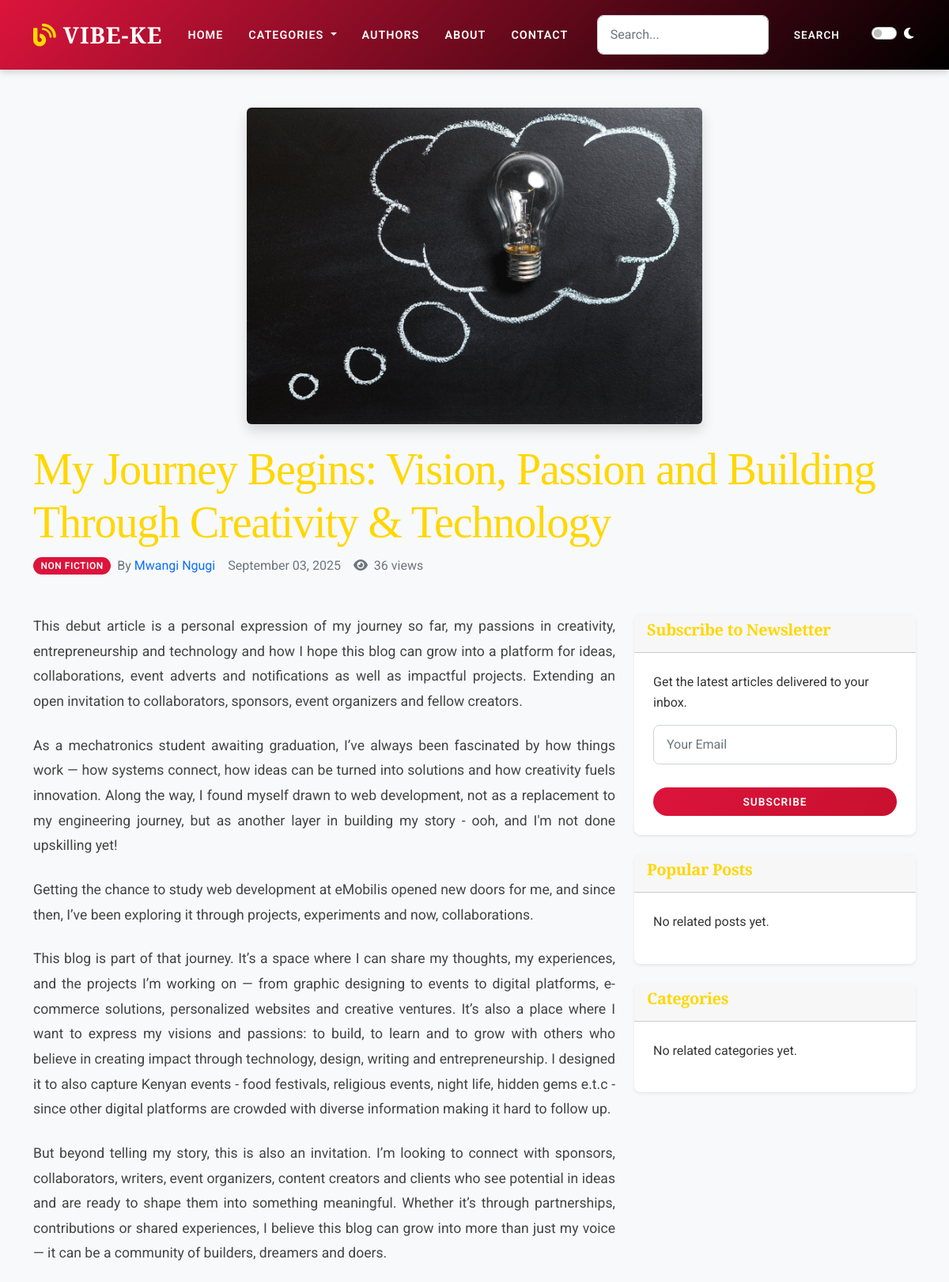
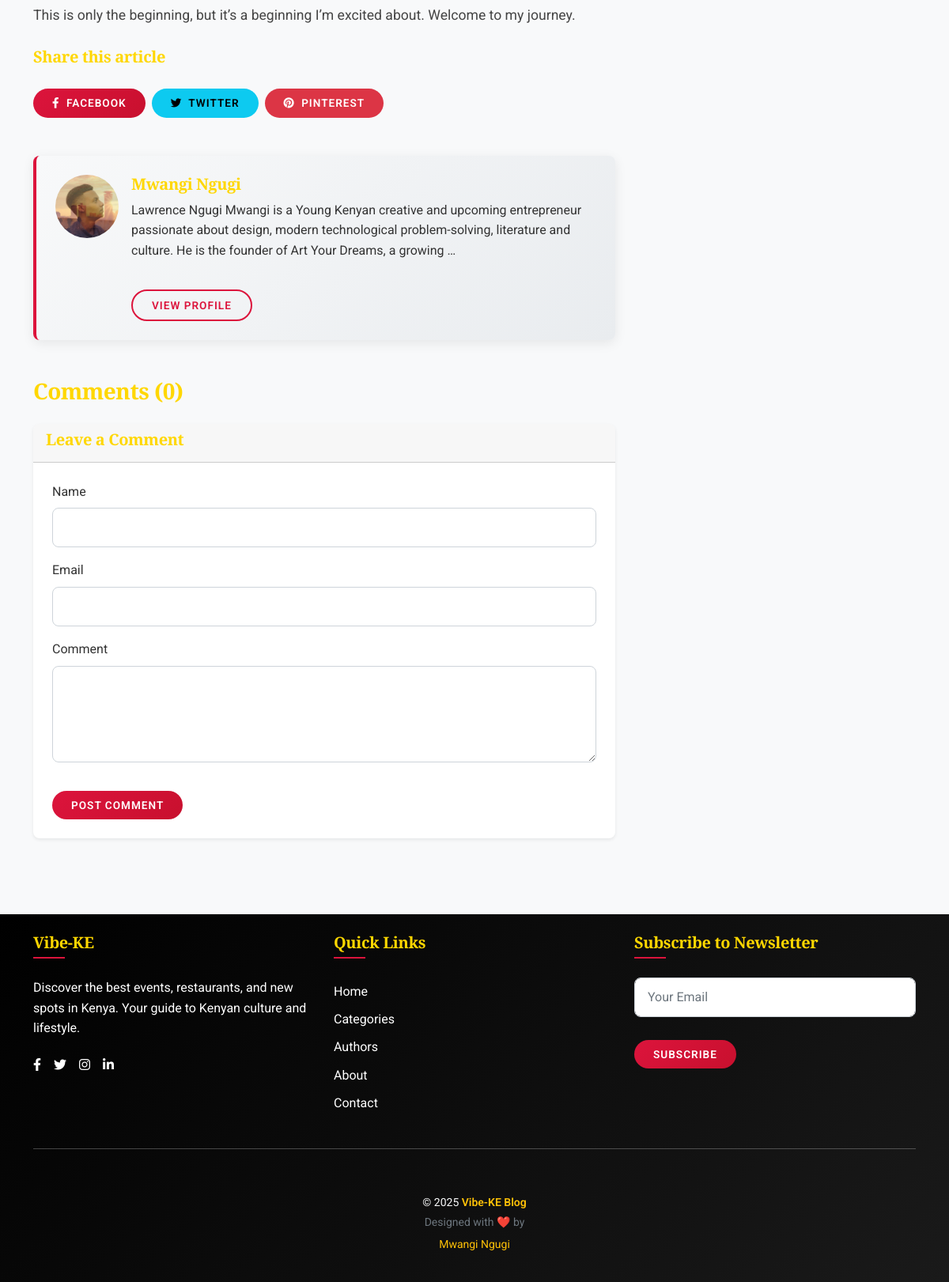
/article/vision-passion-and-building-through-creativity-technology/, run on the app's committed database (2 pictures, top to bottom).
### articles/models.py (models this page shows, shortened)
class Article(models.Model):
    title = models.CharField(max_length=200)
    slug = models.SlugField(max_length=200, unique=True, blank=True)
    excerpt = models.TextField(blank=True, help_text="Short summary of the article")
    content = models.TextField(help_text="Main content of the article")
    author = models.ForeignKey(Author, on_delete=models.CASCADE, related_name='articles')
    category = models.ForeignKey(Category, on_delete=models.CASCADE, related_name='articles')
    featured_image = models.ImageField(upload_to='articles/images/', blank=True, null=True)
    is_featured = models.BooleanField(default=False, help_text="Is this a featured article?")
    is_published = models.BooleanField(default=False, help_text="Is this article published?")
    published_date = models.DateTimeField(blank=True, null=True, help_text="Date when published")
    created_date = models.DateTimeField(auto_now_add=True)
    updated_date = models.DateTimeField(auto_now=True)
    view_count = models.PositiveIntegerField(default=0, help_text="Number of views")
    class Meta:
        ordering = ['-created_date']
        verbose_name_plural = "Articles"
    def save(self, *args, **kwargs):
        if not self.slug:
            self.slug = slugify(self.title)
        super().save(*args, **kwargs)
    def get_related_articles(self, count=3):
        return Article.objects.filter(
            category=self.category,
            is_published=True
        ).exclude(id=self.id)[:count]

### categories/models.py (models this page shows, shortened)
class Category(models.Model):
    name = models.CharField(max_length=100, unique=True)
    slug = models.SlugField(max_length=100, unique=True, blank=True)
    description = models.TextField(blank=True, help_text="Description of the category")
    icon = models.CharField(max_length=50, blank=True, help_text="Icon class for UI representation (e.g., fas fa-utensils)")
    order = models.IntegerField(default=0, help_text="Display order (lower numbers first)")
    is_active = models.BooleanField(default=True)
    created_date = models.DateTimeField(auto_now_add=True)
    updated_date = models.DateTimeField(auto_now=True)
    class Meta:
        verbose_name_plural = "Categories"
        ordering = ['order', 'name']

### authors/models.py (models this page shows, shortened)
class Author(AbstractUser):
    bio = models.TextField(blank=True, help_text="Author's biography")
    profile_image = models.ImageField(upload_to='authors/profiles/', blank=True, null=True)
    date_joined = models.DateTimeField(auto_now_add=True)
    is_active = models.BooleanField(default=True)
    def get_absolute_url(self):
        return reverse('authors:author_detail', kwargs={'pk': self.pk})

### articles/views.py (the view)
# urls.py: path('article/<slug:slug>/', views.article_detail, name='article_detail'),
def article_detail(request, slug):
    article = get_object_or_404(Article, slug=slug, is_published=True)
    related_articles = article.get_related_articles()
    article.view_count += 1
    article.save(update_fields=['view_count'])
    x_forwarded_for = request.META.get('HTTP_X_FORWARDED_FOR')
    if x_forwarded_for:
        ip_address = x_forwarded_for.split(',')[0]
    else:
        ip_address = request.META.get('REMOTE_ADDR')
    user_agent = request.META.get('HTTP_USER_AGENT', '')
    ArticleView.objects.create(
        article=article,
        ip_address=ip_address,
        user_agent=user_agent
    )
    approved_comments = article.comments.filter(is_approved=True)
    approved_comments_count = approved_comments.count()
    popular_posts = (
        article.category.articles.filter(is_published=True)
        .exclude(id=article.id)[:3]  # Exclude current article, limit 3
    )
    context = {
        'article': article,
        'related_articles': related_articles,
        'approved_comments': approved_comments,
        'approved_comments_count': approved_comments_count,
        'popular_posts': popular_posts,
    }
    return render(request, "articles/article_detail.html", context)

### templates/articles/article_detail.html (shortened to what this page needs)
{% extends 'base.html' %}  {% block content %}
<article class="py-5">
  <div class="container">
    <header class="mb-5">
      {% if article.featured_image %}
      <div class="text-center mb-4">
        <img
          src="{{ article.featured_image.url }}"
          class="img-fluid rounded shadow"
          alt="{{ article.title }}"
          style="max-height: 400px; object-fit: cover"
        />
      </div>
      {% endif %}
      <h1 class="display-4">{{ article.title }}</h1>
      <div class="d-flex flex-wrap align-items-center text-muted mb-3">
        <span class="badge bg-primary me-2">{{ article.category.name }}</span>
        <span class="me-3"
          >By
          <a href="{{ article.author.get_absolute_url }}"
            >{{ article.author.get_full_name }}</a
          ></span
        >
        <span class="me-3">{{ article.published_date|date:"F d, Y" }}</span>
        <span
          ><i class="fas fa-eye me-1"></i> {{ article.view_count }} views</span
        >
      </div>
    </header>
    <div class="row">
      <div class="col-lg-8">
        <div class="article-content">{{ article.excerpt|linebreaks }}</div>
        <div class="article-content">{{ article.content|linebreaks }}</div>
        <div class="mt-4">
          <h5>Share this article</h5>
          <div class="d-flex">
            <a href="#" class="btn btn-primary me-2"
              ><i class="fab fa-facebook-f me-1"></i> Facebook</a
            >
            <a href="#" class="btn btn-info me-2"
              ><i class="fab fa-twitter me-1"></i> Twitter</a
            >
            <a href="#" class="btn btn-danger"
              ><i class="fab fa-pinterest me-1"></i> Pinterest</a
            >
          </div>
        </div>
        <div class="card my-5 author-bio-card">
          <div class="card-body">
            <div class="d-flex">
              {% if article.author.profile_image %}
              <img
                src="{{ article.author.profile_image.url }}"
                class="rounded-circle me-3"
                alt="{{ article.author.get_full_name }}"
                style="width: 80px; height: 80px; object-fit: cover"
              />
              {% endif %}
              <div>
                <h5 class="card-title">{{ article.author.get_full_name }}</h5>
                <p class="card-text">
                  {{ article.author.bio|truncatewords:30 }}
                </p>
                <a
                  href="{{ article.author.get_absolute_url }}"
                  class="btn btn-outline-primary btn-sm"
                  >View Profile</a
                >
              </div>
            </div>
          </div>
        </div>
        <div id="comments" class="my-5">
          <h3>Comments ({{ approved_comments_count }})</h3>
          <div class="card mt-4 shadow-sm">
            <div class="card-header">
              <h5>Leave a Comment</h5>
            </div>
            <div class="card-body">
              <form
                action="{% url 'comments:add_comment' article.slug %}"
                method="post"
              >
                <div class="mb-3">
                  <label for="name" class="form-label">Name</label>
                  <input
                    type="text"
                    class="form-control"
                    id="name"
                    name="name"
                    required
                  />
                </div>
                <div class="mb-3">
                  <label for="email" class="form-label">Email</label>
                  <input
                    type="email"
                    class="form-control"
                    id="email"
                    name="email"
                    required
                  />
                </div>
                <div class="mb-3">
                  <label for="content" class="form-label">Comment</label>
                  <textarea
                    class="form-control"
                    id="content"
                    name="content"
                    rows="4"
                    required
                  ></textarea>
                </div>
                <button type="submit" class="btn btn-primary">
                  Post Comment
                </button>
              </form>
            </div>
          </div>
        </div>
      </div>
      <div class="col-lg-4">
        <div class="sticky-top" style="top: 100px">
          <div class="card mb-4 shadow-sm">
            <div class="card-header">
              <h5>Subscribe to Newsletter</h5>
            </div>
            <div class="card-body">
              <p>Get the latest articles delivered to your inbox.</p>
              <form action="{% url 'newsletter:subscribe' %}" method="post">
                <div class="mb-2">
                  <input
                    type="email"
                    name="email"
                    class="form-control"
                    placeholder="Your Email"
                    required
                  />
                </div>
                <button type="submit" class="btn btn-primary w-100">
                  Subscribe
                </button>
              </form>
            </div>
          </div>
          <div class="card mb-4 shadow-sm">
            <div class="card-header">
              <h5>Popular Posts</h5>
            </div>
            <div class="card-body">
              {% for popular_article in popular_posts %}
              <div class="d-flex mb-3">
                {% if popular_article.featured_image %}
                <img
                  src="{{ popular_article.featured_image.url }}"
                  class="me-2"
                  alt="{{ popular_article.title }}"
                  style="width: 60px; height: 60px; object-fit: cover"
                />
                {% endif %}
                <div>
                  <h6 class="mb-0">
                    <a href="{{ popular_article.get_absolute_url }}"
                      >{{ popular_article.title|truncatewords:6 }}</a
                    >
                  </h6>
                  <small class="text-muted"
                    >{{ popular_article.published_date|date:"M d, Y" }}</small
                  >
                </div>
              </div>
              {% empty %}
              <p>No related posts yet.</p>
              {% endfor %}
            </div>
          </div>
          <div class="card shadow-sm">
            <div class="card-header">
              <h5>Categories</h5>
            </div>
            <div class="card-body">
              <div class="d-flex flex-wrap">
                {% for category in categories %}
                <a
                  href="{{ category.get_absolute_url }}"
                  class="btn btn-outline-primary btn-sm m-1"
                  >{{ category.name }}</a
                >
                {% empty %}
                <p>No related categories yet.</p>
                {% endfor %}
              </div>
            </div>
          </div>
        </div>
      </div>
    </div>
  </div>
</article>
{% endblock %}

### blog/static/css/custom/style.css (style rules this page uses)
:root { --kenyan-red: #dc143c; --kenyan-green: #006400; --kenyan-black: #000000; --kenyan-white: #ffffff; --kenyan-beige: #f5deb3; --kenyan-brown: #8b4513; --kenyan-gold: #ffd700; }
body { font-family: "Roboto", "Helvetica Neue", Arial, sans-serif; line-height: 1.6; background-color: #f8f9fa; color: #333; }
a { text-decoration: none; }
h1, h2, h3, h4, h5, h6 { font-family: "Playfair Display", "Georgia", serif; font-weight: 700; color: var(--kenyan-gold); letter-spacing: -0.02em; }
h1, h2 { color: var(--kenyan-gold) !important; }
.card { transition: all 0.4s cubic-bezier(0.175, 0.885, 0.32, 1.275); border: none; background: #fff; border-radius: 8px; box-shadow: 0 4px 15px rgba(0, 0, 0, 0.08); overflow: hidden; margin-bottom: 1.5rem; }
.card-body { padding: 1.5rem; }
.btn { font-weight: 600; border-radius: 50px; padding: 0.5rem 1.5rem; text-transform: uppercase; letter-spacing: 1px; font-size: 0.85rem; transition: all 0.3s ease; border: none; margin-top: 1.5em; box-shadow: none; }
.btn-primary { background: linear-gradient(135deg, var(--kenyan-red) 0%, #c8102e 100%); color: white; z-index: 1000; }
.btn-outline-primary { border: 2px solid var(--kenyan-red); color: var(--kenyan-red); --bs-btn-hover-border-color: transparent; --bs-btn-active-border-color: transparent; --bs-btn-active-bg: var(--kenyan-gold); }
.article-content { font-size: 1.1rem; line-height: 1.8; color: #444; }
.article-content p { margin-bottom: 1.5rem; text-align: justify; }
.author-bio-card { background: linear-gradient(135deg, #f8f9fa 0%, #e9ecef 100%); border-left: 4px solid var(--kenyan-red); }
.form-control { border-radius: 8px; padding: 0.75rem 1rem; border: 1px solid #ced4da; transition: all 0.3s ease; }
.badge { font-weight: 600; border-radius: 50px; padding: 0.4em 0.8em; text-transform: uppercase; letter-spacing: 0.5px; font-size: 0.75rem; }
.badge.bg-primary { background-color: var(--kenyan-red) !important; }
.bg-primary { background-color: var(--kenyan-red) !important; }

### blog/static/css/custom/dark-mode.css (style rules this page uses)
:root { --dark-bg: #121212; --dark-card-bg: #1e1e1e; --dark-text: #e0e0e0; --dark-text-secondary: #b0b0b0; --dark-border: #333; --dark-primary: #fda10d; --dark-primary-hover: #fda10d; }

### data on the page
Article: featured_image (picture), title "My Journey Begins: Vision, Passion and Building Through Creativity & Technology", category.name "NON FICTION", author.get_full_name "Mwangi Ngugi", published_date "September 03, 2025", view_count "36", excerpt "This debut article is a personal expression of my journey so far, my passions in creativity, entrepreneurship and technology and how I hope this blog can grow into a platform for ideas, collaborations, event adverts and notifications as well as impactful projects. Extending an open invitation to collaborators, sponsors, event organizers and fellow creators.", content "As a mechatronics student awaiting graduation, I’ve always been fascinated by how things work — how systems connect, how ideas can be turned into solutions and how creativity fuels innovation. Along the way, I found myself drawn to web development, not as a replacement to my engineering journey, but as another layer in building my story - ooh, and I'm not done upskilling yet! Getting the chance to study web development at eMobilis opened new doors for me, and since then, I’ve been exploring it through projects, experiments and now, collaborations. This blog is part of that journey. It’s a space where I can share my thoughts, my experiences, and the projects I’m working on — from graphic…", author.profile_image (placeholder picture), author.bio "Lawrence Ngugi Mwangi is a Young Kenyan creative and upcoming entrepreneur passionate about design, modern technological problem-solving, literature and culture. He is the founder of Art Your Dreams, a growing …"

### other printed values
{{ approved_comments_count }} "0"
